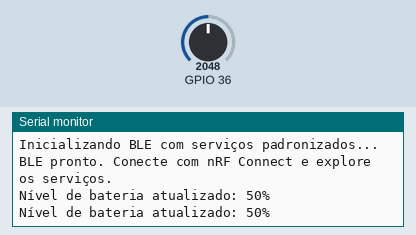
The sketch below on a simulated ESP32. Shown: the last lines printed to the serial monitor. The inputs (shaded band) are chosen by the test bench; at power-on: GPIO 36 = 2048. Nothing arrives over Bluetooth unless stated; a phone connects over Bluetooth LE 3 s after start.

Above: at 2.8 s.
2.9 s: GPIO 36 set to 2866
At 3.8 s:
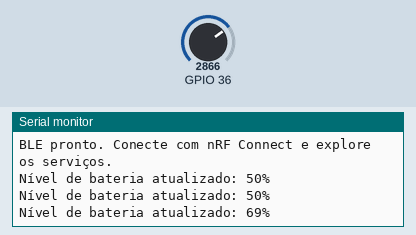
4.4 s: GPIO 36 set to 3603
At 5.7 s:
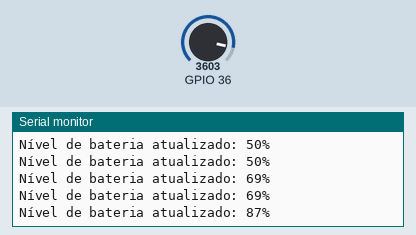
Timing chart, 0 to 7.4 s (numbered marks = the images above; inputs shaded):
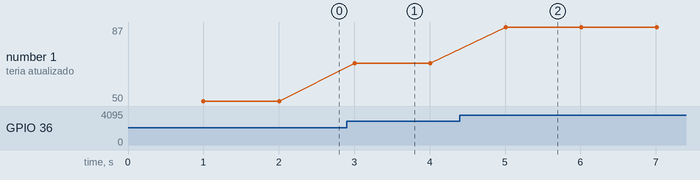

Measured:
- after the input at 2.9 s, the serial monitor: prints a new line after 0.11 s (image 1)
- after the input at 4.4 s, the serial monitor: prints a new line after 0.61 s (image 2)
- plotted number 1: 50 → 69 after the input at 2.9 s, 69 → 87 after the input at 4.4 s

The sketch:

BLE1.ino
```cpp
/*
 * Exemplo de uso do Bluetooth Low Energy (BLE) no ESP32
 * Descrição: Este exemplo demonstra como criar um servidor BLE com
 * serviços personalizados e serviços padrão, como Bateria e Informações do Dispositivo.
 *
 * Este exemplo foi desenvolvido para o curso Domine o ESP32 com Arduino: Da Base aos Projetos Avançados
 * LINK: https://cursos.embarcados.com.br/cursos/franzininho-wifi-arduino-ide/
 *
 * Autor: Fábio Souza
 * Data: 19/05/2025
*/

// bibliotecas necessárias
#include <BLEDevice.h>
#include <BLEServer.h>
#include <BLEUtils.h>
#include <BLE2902.h>

//Serviço Personalizado site https://www.uuidgenerator.net/
#define CUSTOM_SERVICE_UUID        "6e400001-b5a3-f393-e0a9-e50e24dcca9e"
#define CUSTOM_CHARACTERISTIC_UUID "6e400002-b5a3-f393-e0a9-e50e24dcca9e"

//Serviços Padrão
#define BATTERY_SERVICE_UUID         BLEUUID((uint16_t)0x180F)
#define BATTERY_LEVEL_UUID           BLEUUID((uint16_t)0x2A19)

#define DEVICE_INFO_SERVICE_UUID     BLEUUID((uint16_t)0x180A)
#define MANUFACTURER_NAME_UUID       BLEUUID((uint16_t)0x2A29)
#define FIRMWARE_REVISION_UUID       BLEUUID((uint16_t)0x2A26)
#define MODEL_NUMBER_UUID            BLEUUID((uint16_t)0x2A24)

// Variáveis globais para armazenar as características
BLECharacteristic* customCharacteristic;        // Característica personalizada
BLECharacteristic* batteryLevelCharacteristic;  // Característica de nível de bateria

void setup() {
  Serial.begin(115200);
  Serial.println("Inicializando BLE com serviços padronizados...");

  // Inicializa o dispositivo BLE
  BLEDevice::init("ESP32_BLE_01");

  // Criação do servidor BLE
  BLEServer* pServer = BLEDevice::createServer();

  //Configuração do Serviço Personalizado
  BLEService* customService = pServer->createService(CUSTOM_SERVICE_UUID);
  customCharacteristic = customService->createCharacteristic(
    CUSTOM_CHARACTERISTIC_UUID,
    BLECharacteristic::PROPERTY_READ
  );
  customCharacteristic->setValue("TESTE BLE");
  customService->start();

  //Configuração do Serviço de Bateria
  BLEService* batteryService = pServer->createService(BATTERY_SERVICE_UUID);
  batteryLevelCharacteristic = batteryService->createCharacteristic(
    BATTERY_LEVEL_UUID,
    BLECharacteristic::PROPERTY_READ | BLECharacteristic::PROPERTY_NOTIFY
  );
  uint8_t batteryLevel = 100; // valor fixo para exemplo
  batteryLevelCharacteristic->setValue(&batteryLevel, 1);
  batteryLevelCharacteristic->addDescriptor(new BLE2902());
  batteryService->start();

  // Configuração do Serviço de Informações do Dispositivo
  BLEService* deviceInfoService = pServer->createService(DEVICE_INFO_SERVICE_UUID);

  BLECharacteristic* manufacturerCharacteristic = deviceInfoService->createCharacteristic(
    MANUFACTURER_NAME_UUID,
    BLECharacteristic::PROPERTY_READ
  );
  manufacturerCharacteristic->setValue("Embarcados");

  BLECharacteristic* firmwareCharacteristic = deviceInfoService->createCharacteristic(
    FIRMWARE_REVISION_UUID,
    BLECharacteristic::PROPERTY_READ
  );
  firmwareCharacteristic->setValue("v1.0");

  BLECharacteristic* modelCharacteristic = deviceInfoService->createCharacteristic(
    MODEL_NUMBER_UUID,
    BLECharacteristic::PROPERTY_READ
  );
  modelCharacteristic->setValue("ESP32 DevKit C");

  deviceInfoService->start();

  // Adiciona o serviço personalizado e os serviços padrão à propagação e inicia a propagação
  BLEAdvertising* pAdvertising = BLEDevice::getAdvertising();
  pAdvertising->addServiceUUID(CUSTOM_SERVICE_UUID);
  pAdvertising->addServiceUUID(BATTERY_SERVICE_UUID);
  pAdvertising->addServiceUUID(DEVICE_INFO_SERVICE_UUID);
  pAdvertising->start();

  // Exibe informações no console
  Serial.println("BLE pronto. Conecte com nRF Connect e explore os serviços.");

}

void loop() {
  // Exemplo: atualizar valor de bateria a cada 1s
  static unsigned long lastUpdate = 0;
  if (millis() - lastUpdate > 1000) {                 // Atualiza a cada 1 segundo
    uint8_t level = map(analogRead(36),0,4096,0,100); // simulação de leitura de bateria
    batteryLevelCharacteristic->setValue(&level, 1);  // Atualiza o valor da característica
    batteryLevelCharacteristic->notify();             // Notifica os dispositivos conectados

    // Exibe no console
    Serial.print("Nível de bateria atualizado: ");
    Serial.print(level);
    Serial.println("%");
    lastUpdate = millis();
  }
}
```
